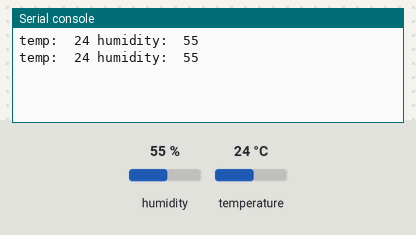
This program was run on a simulated Raspberry Pi Pico running MicroPython. Parts: the last lines printed to the serial console. The inputs (shaded band) are chosen by the test bench; at power-on: humidity 55 %, temperature 24 °C.

Above: at 1.2 s.
1.3 s: humidity set to 22 %
At 2.6 s:
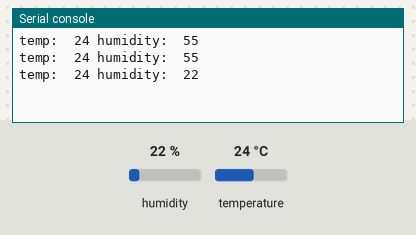
2.8 s: temperature set to 12 °C
At 3.9 s:
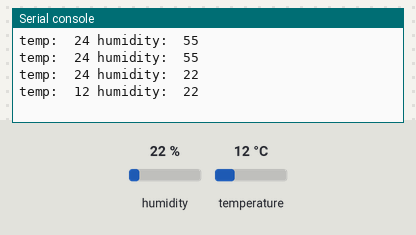
4.3 s: humidity set to 40 %
At 6.0 s:
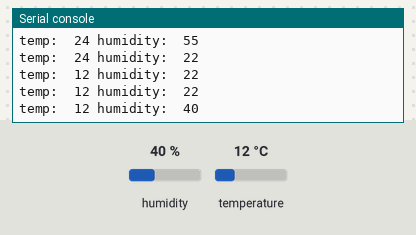
Timing chart, 0 to 7.5 s (numbered marks = the images above; inputs shaded):
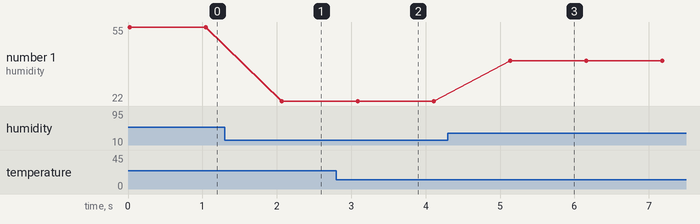

The program:

main.py
```python
from time import sleep
from machine import Pin
import dht

d = dht.DHT11(Pin(Pin.board.GP15))
while True:
    d.measure()
    print('temp: ', d.temperature(), 'humidity: ', d.humidity())
    sleep(1)
```

Measured:
- after the input at 1.3 s, the serial console: prints a new line after 0.77 s (image 1)
- after the input at 2.8 s, the serial console: prints a new line after 0.29 s (image 2)
- after the input at 4.3 s, the serial console: prints a new line after 0.84 s (image 3)
- plotted number 1: 55 → 22 after the input at 1.3 s, 22 → 40 after the input at 4.3 s
